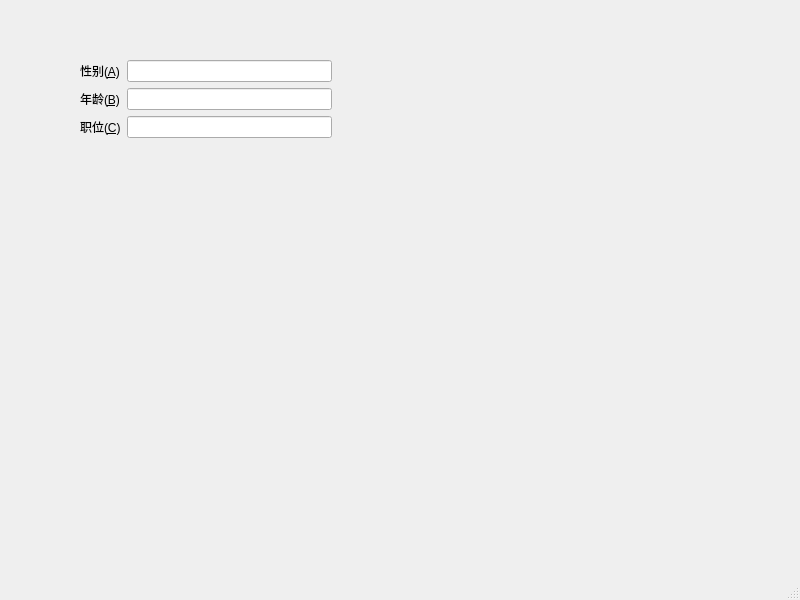
<?xml version="1.0" encoding="UTF-8"?>
<ui version="4.0">
 <class>MainWindow</class>
 <widget class="QMainWindow" name="MainWindow">
  <property name="geometry">
   <rect>
    <x>0</x>
    <y>0</y>
    <width>800</width>
    <height>600</height>
   </rect>
  </property>
  <property name="windowTitle">
   <string>MainWindow</string>
  </property>
  <widget class="QWidget" name="centralwidget">
   <widget class="QWidget" name="formLayoutWidget">
    <property name="geometry">
     <rect>
      <x>80</x>
      <y>60</y>
      <width>252</width>
      <height>101</height>
     </rect>
    </property>
    <layout class="QFormLayout" name="formLayout_3">
     <item row="0" column="0">
      <widget class="QLabel" name="label">
       <property name="text">
        <string>性别(&amp;A)</string>
       </property>
       <property name="buddy">
        <cstring>lineEdit</cstring>
       </property>
      </widget>
     </item>
     <item row="0" column="1">
      <widget class="QLineEdit" name="lineEdit"/>
     </item>
     <item row="1" column="0">
      <widget class="QLabel" name="label_2">
       <property name="text">
        <string>年龄(&amp;B)</string>
       </property>
       <property name="buddy">
        <cstring>lineEdit_2</cstring>
       </property>
      </widget>
     </item>
     <item row="1" column="1">
      <widget class="QLineEdit" name="lineEdit_2"/>
     </item>
     <item row="2" column="0">
      <widget class="QLabel" name="label_3">
       <property name="text">
        <string>职位(&amp;C)</string>
       </property>
       <property name="buddy">
        <cstring>lineEdit_3</cstring>
       </property>
      </widget>
     </item>
     <item row="2" column="1">
      <widget class="QLineEdit" name="lineEdit_3"/>
     </item>
    </layout>
   </widget>
  </widget>
  <widget class="QMenuBar" name="menubar">
   <property name="geometry">
    <rect>
     <x>0</x>
     <y>0</y>
     <width>800</width>
     <height>26</height>
    </rect>
   </property>
  </widget>
  <widget class="QStatusBar" name="statusbar"/>
 </widget>
 <resources/>
 <connections/>
</ui>
